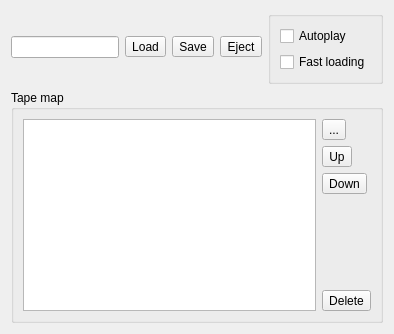
           <widget class="QWidget" name="tab_9">
            <attribute name="icon">
             <iconset resource="../xpeccy.qrc">
              <normaloff>:/images/tape.png</normaloff>:/images/tape.png</iconset>
            </attribute>
            <attribute name="title">
             <string>Tape</string>
            </attribute>
            <layout class="QVBoxLayout" name="verticalLayout_38">
             <item>
              <layout class="QHBoxLayout" name="horizontalLayout_7">
               <item>
                <layout class="QGridLayout" name="gridLayout_19">
                 <item row="0" column="3">
                  <widget class="QToolButton" name="tremotb">
                   <property name="text">
                    <string>Eject</string>
                   </property>
                   <property name="icon">
                    <iconset resource="../xpeccy.qrc">
                     <normaloff>:/images/cancel.png</normaloff>:/images/cancel.png</iconset>
                   </property>
                  </widget>
                 </item>
                 <item row="0" column="2">
                  <widget class="QToolButton" name="tsavetb">
                   <property name="text">
                    <string>Save</string>
                   </property>
                   <property name="icon">
                    <iconset resource="../xpeccy.qrc">
                     <normaloff>:/images/save_all.png</normaloff>:/images/save_all.png</iconset>
                   </property>
                  </widget>
                 </item>
                 <item row="0" column="0">
                  <widget class="QLineEdit" name="tpathle">
                   <property name="readOnly">
                    <bool>true</bool>
                   </property>
                  </widget>
                 </item>
                 <item row="0" column="1">
                  <widget class="QToolButton" name="tloadtb">
                   <property name="text">
                    <string>Load</string>
                   </property>
                   <property name="icon">
                    <iconset resource="../xpeccy.qrc">
                     <normaloff>:/images/fileopen.png</normaloff>:/images/fileopen.png</iconset>
                   </property>
                  </widget>
                 </item>
                 <item row="1" column="0">
                  <spacer name="verticalSpacer_27">
                   <property name="orientation">
                    <enum>Qt::Vertical</enum>
                   </property>
                   <property name="sizeType">
                    <enum>QSizePolicy::Minimum</enum>
                   </property>
                   <property name="sizeHint" stdset="0">
                    <size>
                     <width>0</width>
                     <height>0</height>
                    </size>
                   </property>
                  </spacer>
                 </item>
                </layout>
               </item>
               <item>
                <widget class="QGroupBox" name="groupBox_9">
                 <property name="title">
                  <string/>
                 </property>
                 <layout class="QVBoxLayout" name="verticalLayout_34">
                  <item>
                   <widget class="QCheckBox" name="cbTapeAuto">
                    <property name="text">
                     <string>Autoplay</string>
                    </property>
                   </widget>
                  </item>
                  <item>
                   <widget class="QCheckBox" name="cbTapeFast">
                    <property name="text">
                     <string>Fast loading</string>
                    </property>
                   </widget>
                  </item>
                  <item>
                   <spacer name="verticalSpacer_28">
                    <property name="orientation">
                     <enum>Qt::Vertical</enum>
                    </property>
                    <property name="sizeType">
                     <enum>QSizePolicy::Minimum</enum>
                    </property>
                    <property name="sizeHint" stdset="0">
                     <size>
                      <width>0</width>
                      <height>0</height>
                     </size>
                    </property>
                   </spacer>
                  </item>
                 </layout>
                </widget>
               </item>
              </layout>
             </item>
             <item>
              <widget class="QGroupBox" name="TMBox">
               <property name="title">
                <string>Tape map</string>
               </property>
               <layout class="QHBoxLayout" name="horizontalLayout_8">
                <item>
                 <widget class="xTapeCatTable" name="tapelist">
                  <property name="contextMenuPolicy">
                   <enum>Qt::ActionsContextMenu</enum>
                  </property>
                  <property name="editTriggers">
                   <set>QAbstractItemView::NoEditTriggers</set>
                  </property>
                  <property name="alternatingRowColors">
                   <bool>true</bool>
                  </property>
                  <property name="selectionMode">
                   <enum>QAbstractItemView::SingleSelection</enum>
                  </property>
                  <property name="selectionBehavior">
                   <enum>QAbstractItemView::SelectRows</enum>
                  </property>
                  <property name="gridStyle">
                   <enum>Qt::DotLine</enum>
                  </property>
                  <attribute name="horizontalHeaderStretchLastSection">
                   <bool>true</bool>
                  </attribute>
                  <attribute name="verticalHeaderVisible">
                   <bool>false</bool>
                  </attribute>
                  <attribute name="verticalHeaderDefaultSectionSize">
                   <number>21</number>
                  </attribute>
                  <attribute name="verticalHeaderMinimumSectionSize">
                   <number>17</number>
                  </attribute>
                 </widget>
                </item>
                <item>
                 <layout class="QVBoxLayout" name="verticalLayout_10">
                  <item>
                   <widget class="QToolButton" name="tbToDisk">
                    <property name="toolTip">
                     <string>Copy to disk</string>
                    </property>
                    <property name="text">
                     <string>...</string>
                    </property>
                    <property name="icon">
                     <iconset resource="../xpeccy.qrc">
                      <normaloff>:/images/floppy.png</normaloff>:/images/floppy.png</iconset>
                    </property>
                   </widget>
                  </item>
                  <item>
                   <widget class="QToolButton" name="blkuptb">
                    <property name="text">
                     <string>Up</string>
                    </property>
                    <property name="icon">
                     <iconset resource="../xpeccy.qrc">
                      <normaloff>:/images/arrow-up.png</normaloff>:/images/arrow-up.png</iconset>
                    </property>
                   </widget>
                  </item>
                  <item>
                   <widget class="QToolButton" name="blkdntb">
                    <property name="text">
                     <string>Down</string>
                    </property>
                    <property name="icon">
                     <iconset resource="../xpeccy.qrc">
                      <normaloff>:/images/arrow-down.png</normaloff>:/images/arrow-down.png</iconset>
                    </property>
                   </widget>
                  </item>
                  <item>
                   <spacer name="verticalSpacer_4">
                    <property name="orientation">
                     <enum>Qt::Vertical</enum>
                    </property>
                    <property name="sizeHint" stdset="0">
                     <size>
                      <width>20</width>
                      <height>40</height>
                     </size>
                    </property>
                   </spacer>
                  </item>
                  <item>
                   <widget class="QToolButton" name="blkrmtb">
                    <property name="text">
                     <string>Delete</string>
                    </property>
                    <property name="icon">
                     <iconset resource="../xpeccy.qrc">
                      <normaloff>:/images/cancel.png</normaloff>:/images/cancel.png</iconset>
                    </property>
                   </widget>
                  </item>
                 </layout>
                </item>
               </layout>
              </widget>
             </item>
            </layout>
           </widget>
